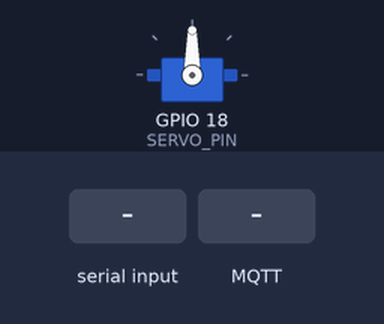
Bench run of a sketch on a simulated ESP32. Shown: servo. The inputs (shaded band) are chosen by the test bench. WiFi joins after 1.5 s; servers stay silent unless stated; no MQTT or app messages arrive unless stated; what the sketch prints to the serial monitor is not drawn.

Above: at 2.7 s.
2.8 s: "LEFT\n" received over Serial
At 4.55 s:
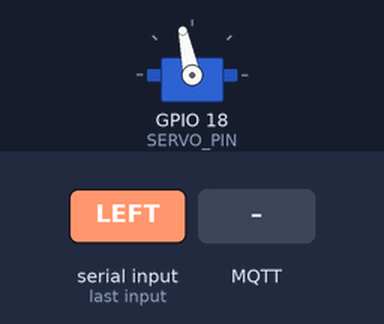
5.8 s: MQTT message "CMD_" arrives on the first subscribed topic
7.3 s: MQTT message "LEFT" arrives on the first subscribed topic
At 8.63 s:
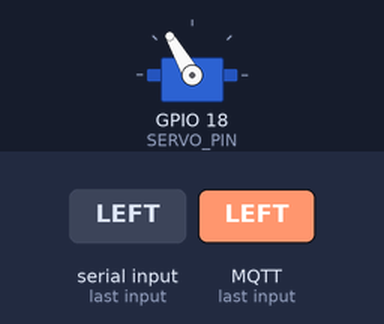
10.3 s: "RIGHT\n" received over Serial
16.3 s: "CENTER\n" received over Serial
At 16.3 s:
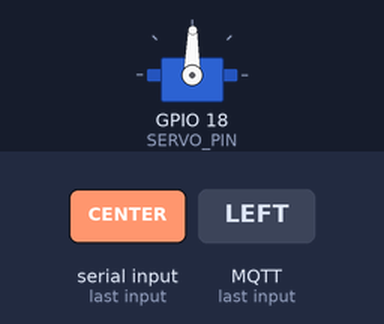
Timing chart, 0 to 18.8 s (numbered marks = the images above; inputs shaded):
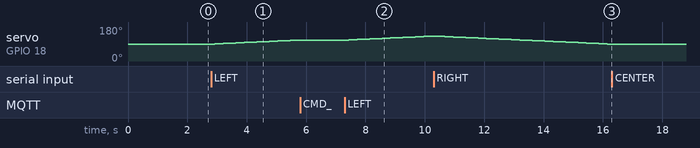

The sketch:

face_tracker_servo_esp32.ino
```cpp
#include <WiFi.h>
#include <PubSubClient.h>
#include <ESP32Servo.h>

// Wi-Fi settings
const char* WIFI_SSID = "EdNet";
const char* WIFI_PASSWORD = "Huawei@123";

// MQTT settings
const char* MQTT_SERVER = "157.173.101.159";
const uint16_t MQTT_PORT = 1883;
const char* MQTT_TOPIC = "vision/teamalpha/movement";
const char* MQTT_CLIENT_ID = "teamalpha-face-servo-esp32";

// Servo configuration
const uint8_t SERVO_PIN = 18;
const int SERVO_MIN_ANGLE = 0;
const int SERVO_MAX_ANGLE = 180;
const int SERVO_CENTER_ANGLE = 90;
const int TRACK_STEP = 1;
const int SEARCH_STEP = 1;
const unsigned long TRACK_INTERVAL_MS = 140;
const unsigned long SEARCH_INTERVAL_MS = 220;

const bool REVERSE_SERVO = true;

enum MovementCommand {
  CMD_IDLE,
  CMD_LEFT,
  CMD_RIGHT,
  CMD_CENTER,
  CMD_SEARCH
};

WiFiClient wifiClient;
PubSubClient mqttClient(wifiClient);
Servo panServo;

MovementCommand currentCommand = CMD_IDLE;
int servoAngle = SERVO_CENTER_ANGLE;
int sweepDirection = 1;
unsigned long lastMoveAt = 0;
unsigned long lastReconnectAttempt = 0;
unsigned long lastCommandAt = 0;

void setServoAngle(int angle) {
  angle = constrain(angle, SERVO_MIN_ANGLE, SERVO_MAX_ANGLE);
  if (angle == servoAngle) return;
  servoAngle = angle;
  panServo.write(servoAngle);
}

void applyTrackingStep(int logicalDirection) {
  int direction = REVERSE_SERVO ? -logicalDirection : logicalDirection;
  setServoAngle(servoAngle + (direction * TRACK_STEP));
}

MovementCommand parseCommand(String message) {
  message.trim();
  message.toUpperCase();

  if (message.startsWith("CMD_")) {
    message = message.substring(4);
  }

  if (message == "LEFT") return CMD_LEFT;
  if (message == "RIGHT") return CMD_RIGHT;
  if (message == "CENTER") return CMD_CENTER;
  if (message == "SEARCH") return CMD_SEARCH;
  return CMD_IDLE;
}

void mqttCallback(char* topic, byte* payload, unsigned int length) {
  String message = "";
  for (unsigned int i = 0; i < length; i++) {
    message += (char)payload[i];
  }

  currentCommand = parseCommand(message);
  lastCommandAt = millis();

  Serial.print("[MQTT] Received: ");
  Serial.println(message);
  Serial.print("[MQTT] Active command: ");
  Serial.println((int)currentCommand);
}

void handleSerial() {
  if (Serial.available() > 0) {
    String input = Serial.readStringUntil('\n');
    MovementCommand newCmd = parseCommand(input);

    if (newCmd != CMD_IDLE || input.indexOf("IDLE") >= 0) {
      currentCommand = newCmd;
      lastCommandAt = millis();
      Serial.print("[SERIAL] Executing: ");
      Serial.println(input);
    }
  }
}

void connectWiFi() {
  if (WiFi.status() == WL_CONNECTED) return;

  Serial.print("[WiFi] Connecting");
  WiFi.mode(WIFI_STA);
  WiFi.begin(WIFI_SSID, WIFI_PASSWORD);

  unsigned long start = millis();
  while (WiFi.status() != WL_CONNECTED && millis() - start < 10000) {
    delay(500);
    Serial.print(".");
  }

  if (WiFi.status() == WL_CONNECTED) {
    Serial.println("\n[WiFi] Connected");
  } else {
    Serial.println("\n[WiFi] Failed");
  }
}

bool connectMqtt() {
  if (mqttClient.connected()) return true;

  if (millis() - lastReconnectAttempt < 5000) return false;
  lastReconnectAttempt = millis();

  Serial.print("[MQTT] Connecting...");
  if (!mqttClient.connect(MQTT_CLIENT_ID)) {
    Serial.print(" Failed, rc=");
    Serial.println(mqttClient.state());
    return false;
  }

  Serial.println(" Connected");
  mqttClient.subscribe(MQTT_TOPIC);
  return true;
}

void handleServo() {
  unsigned long now = millis();

  if (currentCommand == CMD_CENTER) {
    // Hold current position when the target is centered. Snapping back to a
    // fixed 90-degree angle causes visible shaking and overshoot.
    return;
  }

  if (currentCommand == CMD_SEARCH) {
    if (now - lastMoveAt < SEARCH_INTERVAL_MS) return;
    lastMoveAt = now;

    setServoAngle(servoAngle + (sweepDirection * SEARCH_STEP));
    if (servoAngle >= SERVO_MAX_ANGLE) sweepDirection = -1;
    if (servoAngle <= SERVO_MIN_ANGLE) sweepDirection = 1;
    return;
  }

  if (now - lastMoveAt < TRACK_INTERVAL_MS) return;
  lastMoveAt = now;

  if (currentCommand == CMD_LEFT) applyTrackingStep(-1);
  else if (currentCommand == CMD_RIGHT) applyTrackingStep(1);
}

void setup() {
  Serial.begin(115200);
  delay(10);
  Serial.println("\n[SYS] Team Alpha Face-Servo Initializing (ESP32)...");

  ESP32PWM::allocateTimer(0);
  ESP32PWM::allocateTimer(1);
  ESP32PWM::allocateTimer(2);
  ESP32PWM::allocateTimer(3);
  panServo.setPeriodHertz(50);
  panServo.attach(SERVO_PIN, 500, 2400);
  setServoAngle(SERVO_CENTER_ANGLE);

  mqttClient.setServer(MQTT_SERVER, MQTT_PORT);
  mqttClient.setCallback(mqttCallback);

  connectWiFi();
  lastCommandAt = millis();
}

void loop() {
  if (WiFi.status() != WL_CONNECTED) connectWiFi();
  if (!mqttClient.connected()) connectMqtt();

  mqttClient.loop();
  handleSerial();
  handleServo();

  delay(2);
}
```

Measured:
- after the input at 2.8 s, servo on GPIO 18 (SERVO_PIN): moves from 90° to 111° over 2.8 s, starting after 0.13 s
- after the input at 5.8 s, servo on GPIO 18 (SERVO_PIN): stays 111° (without the input it goes to 112° after 0.09 s)
- after the input at 7.3 s, servo on GPIO 18 (SERVO_PIN): moves from 111° to 132° over 2.8 s, starting after 0.14 s
- after the input at 16.3 s, servo on GPIO 18 (SERVO_PIN): stays 89° (without the input it goes to 88° after 0.13 s)
